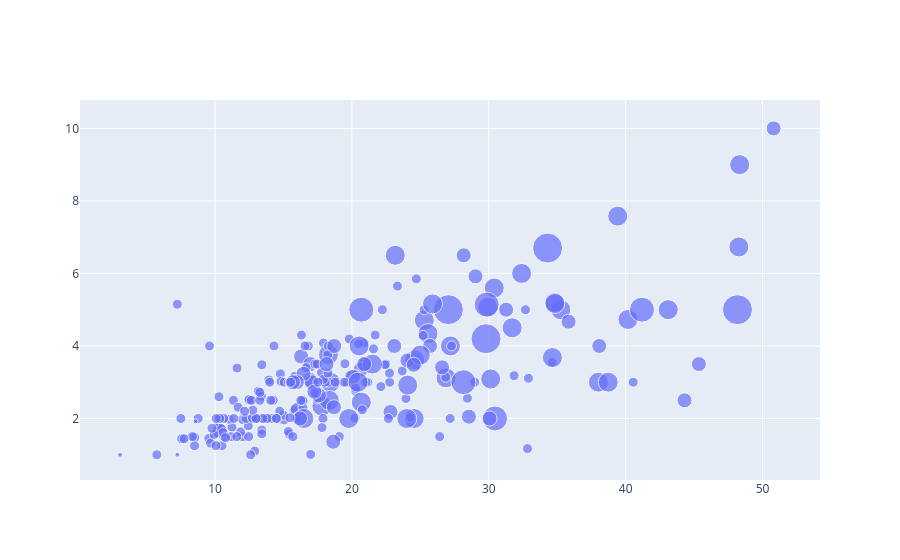

Notebook cell for this chart:
### Code cell
fig = go.Figure()
fig.add_trace(go.Scatter(x=tips.total_bill, y=tips.tip, mode='markers', marker_size=5*tips['size']))

### Figure 1 — Plotly figure (JSON) as saved in the notebook; plotly's stock layout.template omitted (floating-point values rounded to 4 significant figures; data arrays with more than 128 entries replaced by an {"elided": "..."} marker saying what was removed)
{"data": [{"marker": {"size": {"elided": "244 int values"}}, "mode": "markers", "type": "scatter", "x": {"elided": "244 float values"}, "y": {"elided": "244 float values"}}], "layout": {}}
